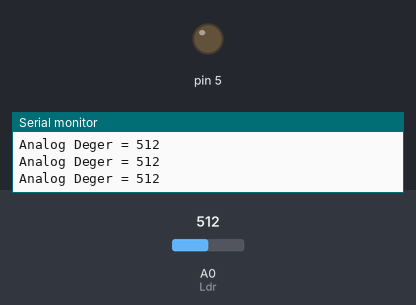
Simulated run of this sketch. Board: Arduino Uno, built with avr-gcc and run on an emulated ATmega328P. Parts: output pins drawn as LEDs (lit = HIGH), the last lines printed to the serial monitor. The inputs (shaded band) are chosen by the test bench; at power-on: A0 (Ldr) = 512.

Above: at 1.2 s.
1.3 s: A0 (Ldr) set to 56
2.9 s: A0 (Ldr) set to 47
At 4.0 s:
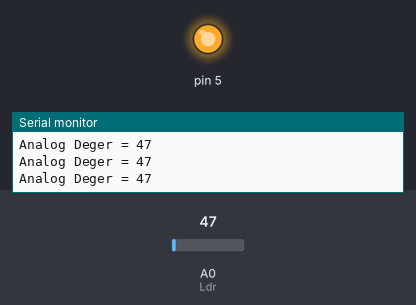
4.7 s: A0 (Ldr) set to 93
6.2 s: A0 (Ldr) set to 106
At 7.2 s:
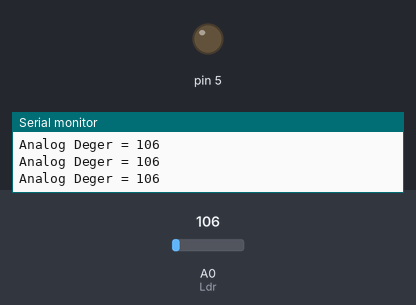
8.0 s: A0 (Ldr) set to 40
At 9.3 s:
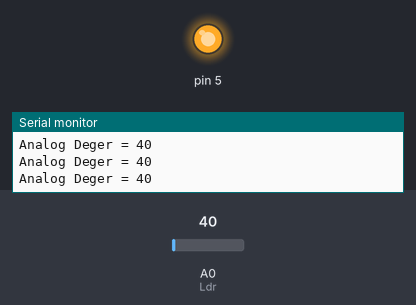
Timing chart, 0 to 10.7 s (numbered marks = the images above; inputs shaded):
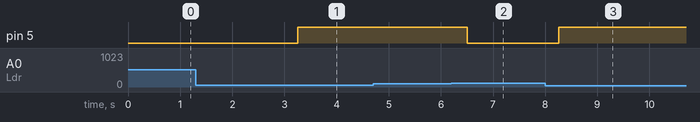

Measured:
- the behaviour switches between 51 and 50 on A0 (Ldr) (found by bisection; images 0 and 1)
- the behaviour switches between 100 and 101 on A0 (Ldr) (found by bisection; images 1 and 2)
- after the input at 2.9 s, pin 5: LOW → HIGH after 0.36 s
- after the input at 6.2 s, pin 5: HIGH → LOW after 0.31 s
- after the input at 8.0 s, pin 5: LOW → HIGH after 0.26 s

The sketch:

ldr_code.ino
```cpp
#define Ldr A0
void setup()
{
Serial.begin(9600);
pinMode(5,OUTPUT);
}
void loop()
{
int Ldr_deger = analogRead(Ldr);
Serial.print("Analog Deger = ");
Serial.println(Ldr_deger);
delay(250);
if( Ldr_deger<=50&& Ldr_deger>=0){
    digitalWrite(5, 1);

  }

 else if( Ldr_deger>100){
    digitalWrite(5, 0);

  }
}
```
